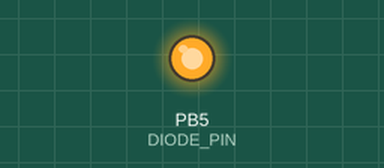
This program was run on a simulated ATmega328P, built with avr-gcc and emulated at 16 MHz. Parts: output pins drawn as LEDs (lit = HIGH).

Above: at 0.2 s.
At 31.7 s:
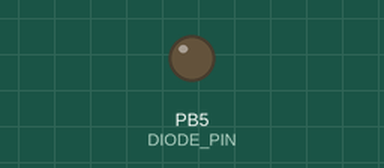
Timing chart, 0 to 41.9 s (numbered marks = the images above):
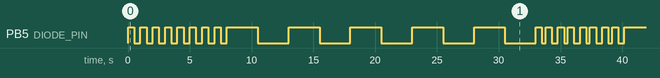

Measured:
- by itself, PB5 (DIODE_PIN): moves between LOW and HIGH, repeating every 32.2 s
- by itself, everything shown: repeats every 32.2 s, in 26 steps

The program:

main.c
```c
/**
 * @file main.c
 * @brief Aplikacija koja implementira ogranicen broj treptaja diode
 * @author Jana Jankovic
 * @date 16-03-2021
 * @version 1.0
 */
#include <avr/io.h>
#include <avr/interrupt.h>

///Makro za podesavanje visoke vrijednosti signala
#define HIGH 1
///Makro za podesavanje niske vrijednosti signala
#define LOW 0

#define OUTPUT 1
#define INPUT 0

#define PORT_B 0
#define PORT_C 1
#define PORT_D 2

#define DIODE_PIN 5

#define FAST 1000
#define SLOW 5000

#define FAST_REPETITIONS 8
#define SLOW_REPETITIONS 5

///Broj milisekundi od pocetka izvrsavanja programa
volatile unsigned long ms = 0;

/**
 * pinPulse - Funkcija koja implementiran podizanje i spustanje vrednosti na pinu odgovarajucom brzinom
 * @param port - ulaz tipa unsigned char - Port na kojem je potrebno implementirati funkcionalnost
 * @param pin - ulaz tipa unsigned char - Pin na kojem je potrebno implementirati funkcionalnost
 * @param period - ulaz tipa unsigned long - Perioda promene vrednosti na pinu
 * @return Nema povratnu vrednost
 */
void pinPulse(unsigned char port, unsigned char pin, unsigned long period);
void pinPulsing(unsigned char port, unsigned char pin, unsigned long period, unsigned char num_of_repetitions);
void pinSetValue(unsigned char port, unsigned char pin, unsigned char value);
void pinInit(unsigned char port, unsigned char pin, unsigned char direction);

unsigned long timer0DelayMs(unsigned long delay_length);
void timer0InteruptInit();

unsigned long calculateHalfPeriod(unsigned long period);

int main()
{
	unsigned long period = 1000; // Period jednog treptaja
	unsigned char repetitions = 5; // Broj treptaja
	int 		  i;

	// Inicijalizacija
	pinInit(PORT_B, DIODE_PIN, OUTPUT);
	timer0InteruptInit();

	// Glavna petlja
	while (1)
	{

		pinPulsing(PORT_B, DIODE_PIN, FAST, FAST_REPETITIONS);
		pinPulsing(PORT_B, DIODE_PIN, SLOW, SLOW_REPETITIONS);
	}
	return 0;
}

/******************************************************************************************/

void pinPulsing(unsigned char port, unsigned char pin, unsigned long period, unsigned char num_of_repetitions)
{
	for (int i = 0; i < num_of_repetitions; i++)
	{
		pinPulse(port, pin, period);
	}

}

/******************************************************************************************/

void pinPulse(unsigned char port, unsigned char pin, unsigned long period)
{
	// Poluperioda u kojoj pin ima visoku vrednost
	pinSetValue(port, pin, HIGH);
	timer0DelayMs(calculateHalfPeriod(period));

	// Poluperioda u kojoj pin ima nisku vrednost
	pinSetValue(port, pin, LOW);
	timer0DelayMs(calculateHalfPeriod(period));
}

/******************************************************************************************/

void pinSetValue(unsigned char port, unsigned char pin, unsigned char value)
{
	// Postavljanje vrednosti pina
	switch (port)
	{
	case PORT_B:
		if (value == HIGH)
			PORTB |= 1 << pin;
		else
			PORTB &= ~(1 << pin);
		break;
	case PORT_C:
		if (value == HIGH)
			PORTC |= 1 << pin;
		else
			PORTC &= ~(1 << pin);
		break;
	case PORT_D:
		if (value == HIGH)
			PORTD |= 1 << pin;
		else
			PORTD &= ~(1 << pin);
		break;
	default:
		break;
	}
}

/******************************************************************************************/

void pinInit(unsigned char port, unsigned char pin, unsigned char direction)
{
	// Inicijalizacija smera pina
	switch (port)
	{
	case PORT_B:
		if (direction == OUTPUT)
			DDRB |= 1 << pin;
		else
			DDRB &= ~(1 << pin);
		break;
	case PORT_C:
		if (direction == OUTPUT)
			DDRC |= 1 << pin;
		else
			DDRC &= ~(1 << pin);
		break;
	case PORT_D:
		if (direction == OUTPUT)
			DDRD |= 1 << pin;
		else
			DDRD &= ~(1 << pin);
		break;
	default:
		break;
	}
}

/******************************************************************************************/

unsigned long calculateHalfPeriod(unsigned long period)
{
	return (period/2);
}

/******************************************************************************************/

unsigned long timer0DelayMs(unsigned long delay_length)
{
	unsigned long t0; // Trenutak pocevsi od kog se racuna pauza

	// Implementacija pauze
	t0 = ms;
	while ((ms - t0) < delay_length)
		; // Pauza delay_length milisekundi

	return ms;
}
/******************************************************************************************/

void timer0InteruptInit()
{
	// Inicijalizacija tajmera 0 tako da perioda prekida bude 1ms
	TCCR0A = 0x02;
	TCCR0B = 0x03;
	OCR0A = 249;
	TIMSK0 = 0x02;

	// Podesavanje globalne dozvole prekida
	sei();
}

/******************************************************************************************/

ISR(TIMER0_COMPA_vect)
{
	// Inkrementovanje broja milisekundi koje su prosle od pokretanja aplikacije
	ms++;
}
```
